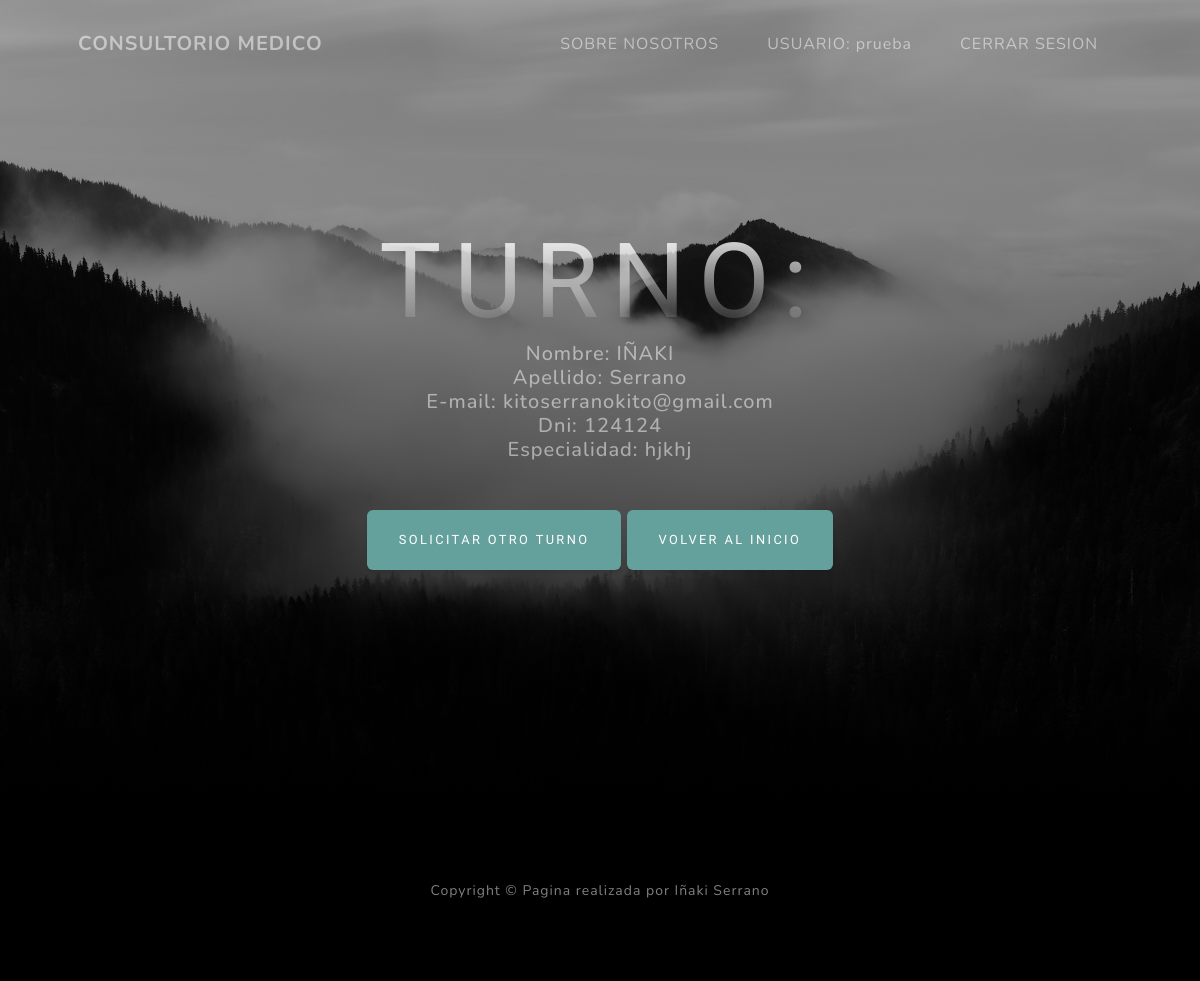
The app's page /mas_info/ (signed in), older data.
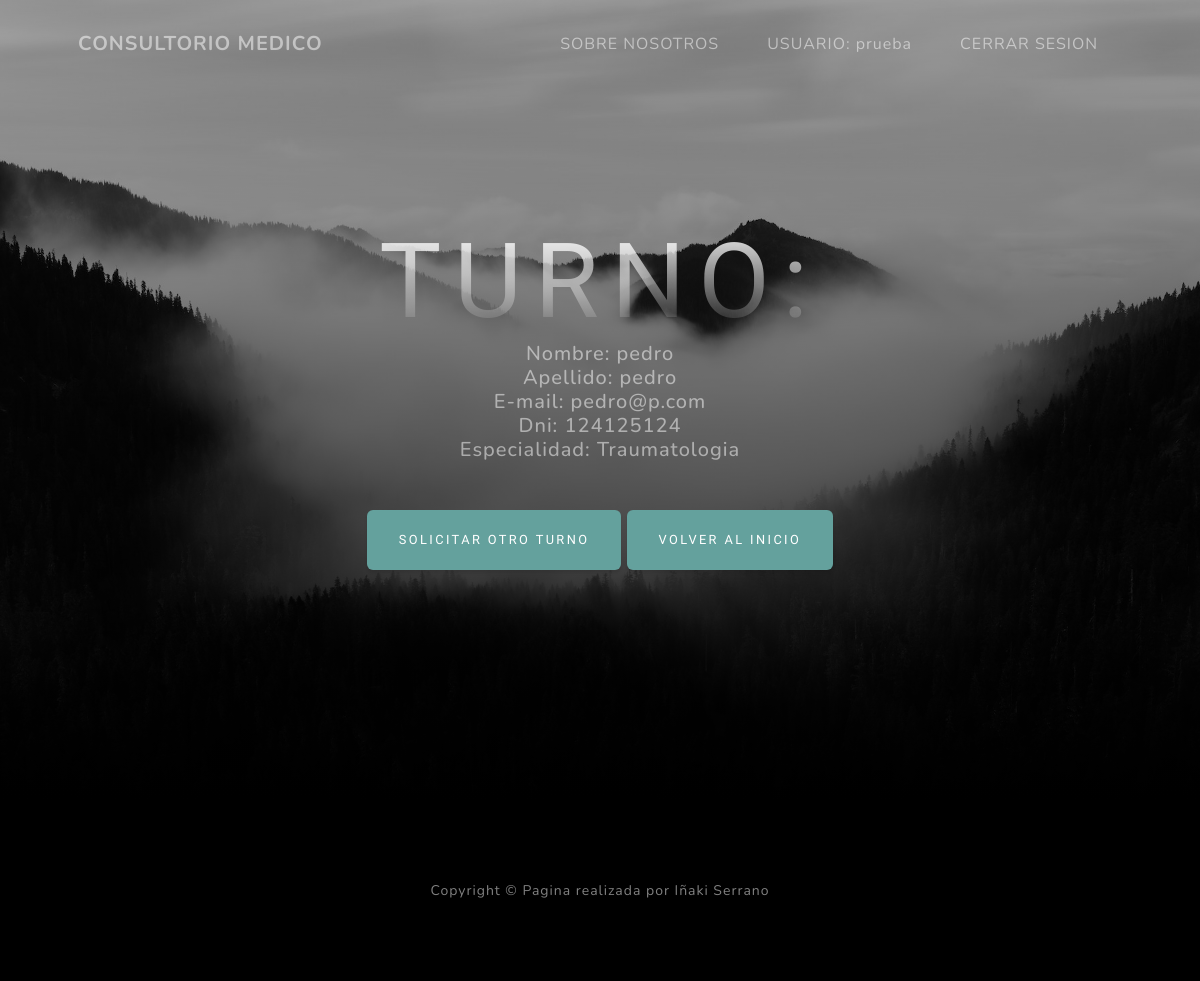
The same page, newer data.
### AppConsultorio/models.py (models this page shows, shortened)
class Turno(models.Model):
    nombre = models.CharField(max_length=100)
    apellido = models.CharField(max_length=100)
    email = models.EmailField()
    dni = models.CharField(max_length=20)
    especialidad = models.CharField(max_length=100)

### AppConsultorio/views.py (the view)
# urls.py: path('mas_info/',views.mas_info, name="info"),
@login_required
def mas_info(request):
    turno = Turno.objects.latest('id')
    return render(request,"AppConsultorio/mas_info.html",{"turno":turno})

### AppConsultorio/templates/AppConsultorio/mas_info.html (shortened to what this page needs)
{% extends 'AppConsultorio/base.html' %}
{% load static %}
{% block main %}
<div class="text-center">
    <h1 class="mx-auto my-0 text-uppercase">Turno:</h1>
    <h2 class="text-white-50 mx-auto mt-2 mb-5">Nombre: {{ turno.nombre }}<br>Apellido: {{ turno.apellido }}<br>E-mail: {{ turno.email }}<br>Dni: {{ turno.dni }}<br>Especialidad: {{ turno.especialidad }}<br></h2>
    <a class="btn btn-primary" href="{% url 'solicitud_turno' %}">Solicitar otro turno</a>
    <a class="btn btn-primary" href="{% url 'inicio_l' %}">Volver al Inicio</a>
</div>
</div>
</div>
{% endblock main %}

Row changes from the older to the newer data that the page shows:
no longer on this page (row unchanged): Turno: nombre "IÑAKI", apellido "Serrano", email "kitoserranokito@gmail.com", dni "124124", especialidad "hjkhj"
added Turno: nombre "pedro", apellido "pedro", email "pedro@p.com", dni "124125124", especialidad "Traumatologia"
